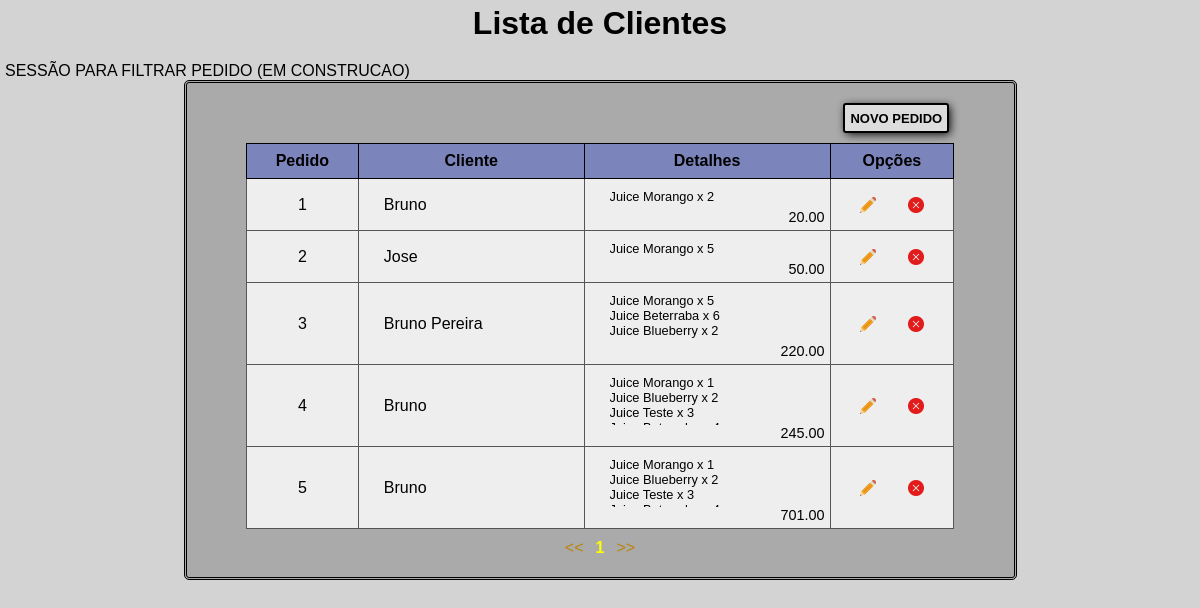
/iframe/vendas/, run on the app's committed database.
### core/models.py (models this page shows, shortened)
class Pedidovenda(models.Model):
    pkid_venda = models.AutoField(primary_key=True)
    fkid_cliente = models.ForeignKey('Pessoa', on_delete=models.CASCADE, null=True)
    fkid_formapag = models.ForeignKey('Formapagamento', on_delete=models.DO_NOTHING, null=True)
    fkid_status = models.ForeignKey('Statusvenda', on_delete=models.DO_NOTHING)
    fkid_usuario = models.ForeignKey(User, on_delete=models.CASCADE, null=True)
    dt_pedido = models.DateTimeField(default=dt.datetime.now())
    dt_pagamento = models.DateTimeField(blank=True, null=True)
    dt_preventrega = models.DateTimeField(blank=True, null=True)
    pago = models.BooleanField(default=0)
    hide = models.BooleanField(default=0)
    def cliente(self):
        return self.fkid_cliente.nomecompleto_razaosocial
    def items(self):
        return Itemvenda.objects.filter(fkid_pedidovenda=self.pkid_venda)
    def detalhe(self):
        produtos = [(x.produto, x.quantidade) for x in self.items()]
        return produtos
    def total(self):
        return sum([x.vl_total for x in self.items()])
    class Meta:
        managed = True
        verbose_name = 'Pedido de Venda'
        verbose_name_plural = 'Pedidos de Venda'

class Pessoa(models.Model):
    pkid_pessoa = models.AutoField(primary_key=True, )
    nomecompleto_razaosocial = models.CharField(
        'Nome / Razão Social', max_length=100)
    apelido_nomefantasia = models.CharField(
        'Apelido / Nome Fantasia', max_length=100, blank=True, null=True)
    email = models.CharField('E-mail', unique=True,
                             max_length=100, blank=True, null=True)
    cpf_cnpj = models.CharField(
        'CPF / CNPJ', unique=True, max_length=19, blank=True, null=True)
    rg_ie = models.CharField('RG / IE', max_length=50, blank=True, null=True)
    genero = models.CharField('Gênero', max_length=1)
    dt_nascimento = models.DateField(
        'Data de Nascimento', blank=True, null=True)
    st_pessoajuridica = models.BooleanField(
        'Pessoa Jurídica', max_length=1, default=0)
    tipopessoa = models.CharField(
        'Tipo da Pessoa', max_length=15, null=False, blank=False)
    hide = models.BooleanField(default=0)
    class Meta:
        managed = True
        verbose_name = 'Pessoa'
        verbose_name_plural = 'Pessoas'

class Itemvenda(models.Model):
    pkid_itemvenda = models.AutoField(primary_key=True)
    fkid_pedidovenda = models.ForeignKey('Pedidovenda', on_delete=models.CASCADE)
    fkid_produto = models.ForeignKey('Produto', on_delete=models.CASCADE)
    quantidade = models.IntegerField(blank=True, null=True)
    vl_total = models.DecimalField(decimal_places=2, max_digits=10)
    vl_unitario = models.DecimalField(decimal_places=2, max_digits=10)
    hide = models.BooleanField(default=0)
    def produto(self):
        return self.fkid_produto.nomeproduto
    class Meta:
        managed = True
        unique_together = (('pkid_itemvenda', 'fkid_pedidovenda'),)

class Produto(models.Model):
    pkid_produto = models.AutoField(primary_key=True, )
    fkid_categoria = models.ForeignKey(
        'Categoriaproduto',
        on_delete=models.CASCADE,
        verbose_name='Categoria')
    fkid_unidademedida = models.ForeignKey(
        'Unidademedida',
        on_delete=models.CASCADE,
        verbose_name='Unidade de Medida')
    codproduto = models.CharField('Código', unique=True, max_length=8)
    nomeproduto = models.CharField('Nome do Produto', max_length=50)
    preco = models.DecimalField('Preço', max_digits=10, decimal_places=2)
    precocusto = models.DecimalField(
        'Preço de Custo', max_digits=10, decimal_places=2, blank=True, null=True)
    totalestoque = models.IntegerField('Qtd. em Estoque', default=0)
    descricao = models.CharField(
        'Descrição', max_length=300, blank=True, null=True)
    sabor = models.CharField('Sabor', max_length=45, blank=True, null=True)
    marca = models.CharField('Marca', max_length=50, blank=True, null=True)
    altura = models.IntegerField('Altura')
    largura = models.IntegerField('Largura')
    profundidade = models.IntegerField('Profundidade')
    peso = models.DecimalField('Peso', max_digits=10, decimal_places=3, )
    fotoproduto = models.FileField(
        'Foto do Produto', upload_to='uploads/%Y/%m', max_length=1000, blank=True, null=True)
    vendivel = models.BooleanField(default=1)
    hide = models.BooleanField(default=0)
    class Meta:
        managed = True
        verbose_name = 'Produto'
        verbose_name_plural = 'Produtos'

### core/my_views/vendas.py (the view)
# urls.py: path('', vendas.ListaVendas.as_view(), name="lista_vendas"),
class ListaVendas(TemplateView):
    template_name = 'iframe/vendas/lista_vendas.html'
    url = '/iframe/vendas/'
    def get(self, request):
        page = int(request.GET.get('page', 1))
        vendas = models.Pedidovenda.objects.filter(hide=False).order_by('pkid_venda')
        paginas = Paginator(vendas, 10)
        pagina = paginas.get_page(page)
        context = {
            'pagina':pagina,
        }
        return render(request, self.template_name, context)

### core/templates/iframe/vendas/lista_vendas.html (shortened to what this page needs)
<html>
<head>
    <link rel="stylesheet"  type="text/css" href="/static/css/site.css"/>
    <link rel="stylesheet"  type="text/css" href="/static/css/patterns/lista.css"/>
    <link rel="stylesheet"  type="text/css" href="/static/css/iframe/vendas/lista_vendas.css"/>
</head>
<body>
	<h1> Lista de Clientes </h1>
	<div class="search_opts_wrapper white">
		SESSÃO PARA FILTRAR PEDIDO (EM CONSTRUCAO)
	</div>
    <section class="content">
        <div class="opt_content">
            <div class="divCadastrar">
                <a href="{% url 'nova_venda' %}">
                    <button class="btMain btCadastrar">
                    NOVO PEDIDO
                    </button>
                </a>
            </div>
        </div>
        <table>
            <thead>
                <tr>
                    <th>Pedido</th>
                    <th>Cliente</th>
                    <th>Detalhes</th>
                    <th>Opções</th>
                </tr>
            </thead>
            <tbody>
            {% for pedido in pagina %}
                <tr>
                    <td class="txt_center">
                        {{ pedido.pkid_venda }}
                    </td>
                    <td class="lft_padding">
                        {{ pedido.cliente }}
                    </td>
                    <td class="lft_padding">
                        <ul class="detail self-scroller">
                        {% for item, quantidade in pedido.detalhe %}
                            <li class="detail">
                                {{ item }} x {{ quantidade }}
                            </li>
                        {% endfor %}
                        </ul>
                        <div class="total">{{ pedido.total }}</div>
                    </td>
                    <td>
                        <div class="opts_holder flex_row_nw">
                            <a href="/iframe/clientes/{{ cliente. }}" title="editar" class='vertical opt_bt'>
                                <div class="opt_bt opt_edit">
                                </div>
                            </a>
                            <a href="javascript:confirmaJanelaOn('{{ cliente.pkid_pessoa }}')" title="deletar" class='vertical opt_bt'>
                                <div class="opt_bt opt_delete">
                                </div>
                            </a>
                        </div>
                    </td>
                </tr>
            {% endfor %}
            </tbody>
        </table>
        <div class="divPaginas">
            {% if pagina.has_previous %}
                <a class="linkPagina bee" href="{{ url }}&page=1"><<</a>
                <a class="linkPagina white"> </a>
                <a class="linkPagina bee" href="{{ url }}&page={{ pagina.previous_page_number }}"> {{ pagina.previous_page_number }}</a>
            {% else %}
                <a class="linkPagina bee" href=""><<</a>
            {% endif %}
            <a class="linkPagina bee current">{{ pagina.number }}</a>
            {% if pagina.has_next %}
                <a class="linkPagina bee" href="{{ url }}&page={{ pagina.next_page_number }}">{{ pagina.next_page_number }}</a>
                <a class="linkPagina white"> </a>
                <a class="linkPagina bee" href="{{ url }}&page={{ pagina.paginator.num_pages }}">>></a>
            {% else %}
                <a class="linkPagina bee" href="">>></a>
            {% endif %}
        </div>
    </section>
</body>
</html>

### core/static/css/site.css (style rules this page uses)
* { box-sizing: border-box; font-family: Arial, Helvetica, sans-serif; }
h1 { width: auto; color: black; text-align: center; margin: auto auto; }
body { margin: 0; margin-bottom: 0; padding: 5px; padding-bottom: 120px; background-color: lightgray; color: black; height: 120%; }
a { color: black; text-decoration: none; }
a.bee { color: darkgoldenrod; }

### core/static/css/patterns/lista.css (style rules this page uses)
h1 { margin-bottom: 20px ; }
a.current { color: yellow; font-weight: 600; }
.btCadastrar { border-radius: 3px; border: 2px solid black; box-shadow: 2px 2px 10px -1px black; background-color: #ddd; cursor: pointer; font-size: 13px; padding: 5px; width: auto; }
.opt_content { margin: auto auto; width: 90%; display: flex; flex-flow: row nowrap; }
.divPaginas { color: black; width: 30%; margin: auto; display: flex; justify-content: center; text-align: start; }
.linkPagina { margin: auto 3px; }
.divCadastrar { margin-right: 0px; margin-left: auto; width: 35%; text-align: end; }

### core/static/css/iframe/vendas/lista_vendas.css (style rules this page uses)
ul.detail { list-style: none; max-height: 55px; margin: 0px; padding: 5px 0; text-decoration: none; overflow: hidden; }
li.detail { font-size: .8em; }
.total { text-align: end; font-size: .9em; }

### core/static/css/my_css/buttons.css (style rules this page uses)
.btMain { cursor: pointer; margin: auto 5px; color: black; width: 100px; height: 30px; background-color: white; border: 2px solid black; border-radius: 5px; font-weight: 600; font-size: 90%; transition: 0.4s; }
.opt_bt { background-repeat: no-repeat; background-position: center; height: 20px; width: 20px; }
a.opt_bt { margin: auto 5px; height: auto; width: 20px; }
.opt_edit { background-image: url("/static/img/edit.png"); background-size: 80%; }
.opt_delete { background-image: url("/static/img/delete.png"); background-size: 80%; }

### core/static/css/my_css/dft_table.css (style rules this page uses)
table, th, td, tr { border-collapse: collapse; }
th, td { border-bottom: 1px solid #555; }
thead * { border: 1px solid black; }
tbody th, tbody td { border-left: 1px solid #555; border-right: 1px solid #555; }
table { margin: 10px auto; width: 90%; }
th { background-color: #7C85BB; height: 35px; padding: 5px; margin-bottom: 10px; }
tr { width: 100%; }
td { background-color: #eee; height: 25px; padding: 5px; }
td.lft_padding { padding-left: 25px; }
.opts_holder { height: 100%; justify-content: space-evenly; width: 100%; }

### core/static/css/my_css/defaults.css (style rules this page uses)
.content { border-radius: 5px; border: 3px double black; background-color: #aaa; margin: auto; padding: 20px; width: 70%; min-width: 550px; }

### core/static/css/usefull.css (style rules this page uses)
.flex_row_nw { display: flex; flex-flow: row nowrap; }
.vertical { display: flex; flex-flow: column nowrap; justify-content: center; }
.txt_center { text-align: center; }

### data on the page
Pedidovenda: pkid_venda "1", cliente "Bruno", detalhe "2", total "20.00"
Itemvenda: detalhe "Juice Morango"
Pedidovenda: pkid_venda "2", cliente "Jose", detalhe "5", total "50.00"
Itemvenda: detalhe "Juice Morango"
Pedidovenda: pkid_venda "3", cliente "Bruno Pereira", detalhe "5" "6" "2", total "220.00"
Itemvenda: detalhe "Juice Morango"
Itemvenda: detalhe "Juice Beterraba"
Itemvenda: detalhe "Juice Blueberry"
Pedidovenda: pkid_venda "4", cliente "Bruno", detalhe "1" "2" "3", total "245.00"
Itemvenda: detalhe "Juice Morango"
Itemvenda: detalhe "Juice Blueberry"
Itemvenda: detalhe "Juice Teste"
Pedidovenda: pkid_venda "5", cliente "Bruno", detalhe "1" "2" "3", total "701.00"
Itemvenda: detalhe "Juice Morango"
Itemvenda: detalhe "Juice Blueberry"
Itemvenda: detalhe "Juice Teste"

### other printed values
{{ pagina.number }} "1"
